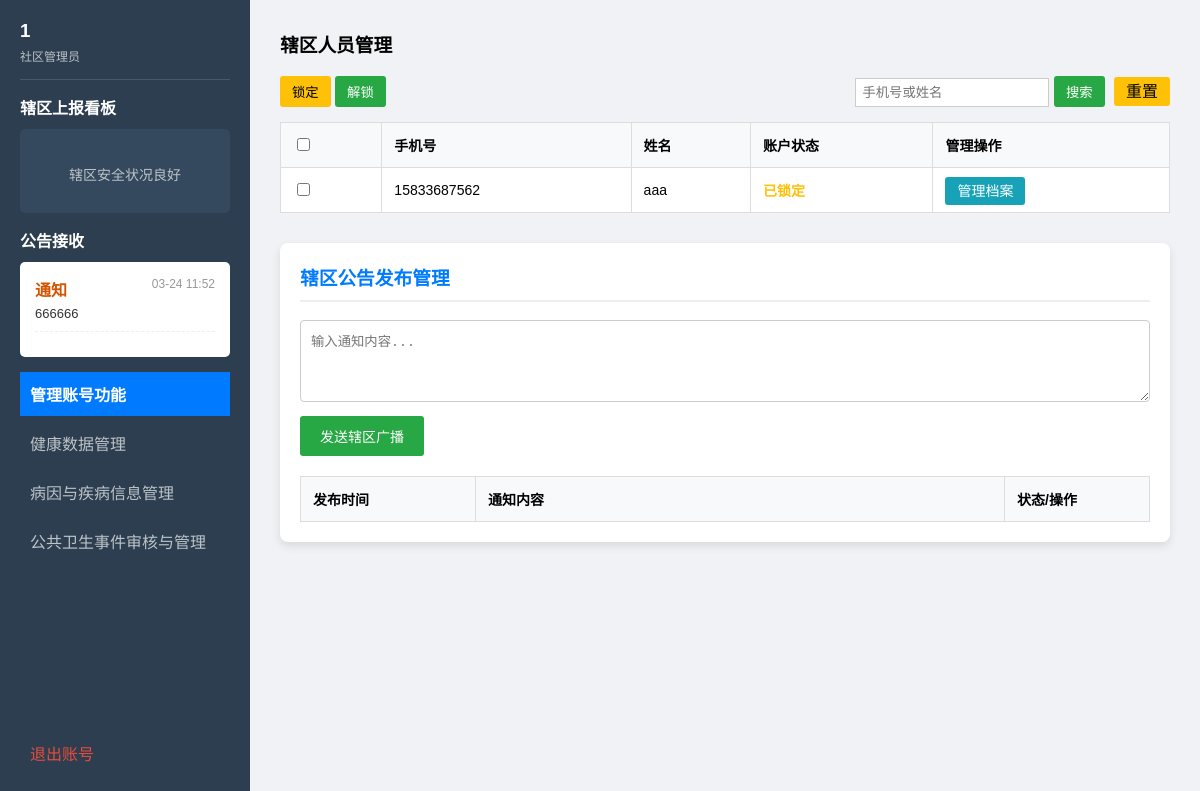
The app's page /sub_admin_dashboard (signed in) with its own data.
### models.py (models this page shows, shortened)
class Admin(db.Model):
    id = db.Column(db.Integer, primary_key=True)
    account = db.Column(db.String(50), unique=True, nullable=False)
    name = db.Column(db.String(50), unique=True, nullable=False)
    password_hash = db.Column(db.String(128), nullable=False)
    phone = db.Column(db.String(20), nullable=True)
    role = db.Column(db.String(20), nullable=False)
    province = db.Column(db.String(50), nullable=True)
    city = db.Column(db.String(50), nullable=True)
    community = db.Column(db.String(100), nullable=True)
    medical_org = db.Column(db.String(100), nullable=True)
    is_frozen = db.Column(db.Boolean, default=False)
    frozen_by_name = db.Column(db.String(50), nullable=True)
    frozen_by_role = db.Column(db.String(20), nullable=True)

class Notice(db.Model):
    id = db.Column(db.Integer, primary_key=True)
    title = db.Column(db.String(100), nullable=False)
    content = db.Column(db.Text, nullable=False)
    target_audience = db.Column(db.String(20), default='all')
    target_province = db.Column(db.String(50), nullable=True)
    target_city = db.Column(db.String(50), nullable=True)
    target_community = db.Column(db.String(100), nullable=True)
    sender_name = db.Column(db.String(50), nullable=True)
    sender_role = db.Column(db.String(20), nullable=True)
    is_pinned = db.Column(db.Boolean, default=False)
    is_locked = db.Column(db.Boolean, default=False)
    create_time = db.Column(db.DateTime, default=datetime.utcnow)
    is_hidden = db.Column(db.Boolean, default=False)

class User(db.Model):
    id = db.Column(db.Integer, primary_key=True)
    phone = db.Column(db.String(20), unique=True, nullable=False)
    password_hash = db.Column(db.String(128), nullable=False)
    name = db.Column(db.String(50), nullable=True)
    gender = db.Column(db.String(10), nullable=True)
    province = db.Column(db.String(50), nullable=True)
    city = db.Column(db.String(50), nullable=True)
    community = db.Column(db.String(100), nullable=True)
    address = db.Column(db.String(200), nullable=True)
    height = db.Column(db.Float, nullable=True)
    weight = db.Column(db.Float, nullable=True)
    blood_type = db.Column(db.String(10), nullable=True)
    is_info_complete = db.Column(db.Boolean, default=False)
    is_frozen = db.Column(db.Boolean, default=False)
    frozen_by_name = db.Column(db.String(50), nullable=True)
    frozen_by_role = db.Column(db.String(20), nullable=True)
    is_locked = db.Column(db.Boolean, default=False)
    locked_by_name = db.Column(db.String(50), nullable=True)
    locked_by_role = db.Column(db.String(20), nullable=True)
    family_members = db.relationship('FamilyMember', backref='user', lazy=True, cascade="all, delete-orphan")
    managers = db.relationship('Admin', secondary=user_admin_m2m, backref=db.backref('managed_users', lazy=True))
    reports = db.relationship('PublicHealthEvent', backref='reporter', lazy=True)

### app.py (the view)
@app.route('/sub_admin_dashboard')
def sub_admin_dashboard():
    if session.get('role') not in ['community', 'medical']: return redirect(url_for('login'))
    admin = db.session.get(Admin, session['admin_id'])
    search = request.args.get('search', '')
    users = [u for u in admin.managed_users if
             search in u.phone or (u.name and search in u.name)] if search else admin.managed_users
    sub_notices = db.session.query(Notice).filter_by(sender_name=admin.name).order_by(Notice.create_time.desc()).all()
    return render_template('admin_sub.html', admin=admin, users=users, sub_notices=sub_notices)

### app.py (called while the page is built)
@app.before_request
def enforce_readonly_lock():
    if request.method == 'POST' and 'user_id' in session:
        allowed_routes = ['logout', 'risk_assessment']
        if request.endpoint in allowed_routes:
            return None
        user = db.session.get(User, session['user_id'])
        if user and user.is_locked:
            flash('您的数据已被锁定，无法进行修改。')
            return redirect(request.referrer or url_for('user_dashboard'))

### templates/admin_sub.html (shortened to what this page needs)
<!DOCTYPE html>
<html lang="zh-CN">
<head>
</head>
<body>
<div class="sidebar">
    <div style="border-bottom: 1px solid #455a64; padding-bottom: 15px; margin-bottom: 15px;">
        <h3 style="margin:0 0 5px 0;">{{ admin.name }}</h3>
        <p style="font-size: 12px; color: #bdc3c7; margin:0;">{{ '医疗机构管理员' if admin.role == 'medical' else '社区管理员' }}</p>
    </div>
    <h4 style="margin: 0 0 10px 0; color: white;">辖区上报看板</h4>
    <div style="background-color: #34495e; padding: 15px; border-radius: 5px; color: white; margin-bottom: 15px;">
        {% if alert_events and alert_events|length > 0 %}
            <div style="background-color: #dc3545; padding: 15px; border-radius: 6px;">
                <h4 style="margin: 0 0 10px 0; color: white;">! 辖区高危预警</h4>
                <p style="margin: 0 0 15px 0; font-size: 13px;">检测到 <strong>{{ alert_events|length }}</strong> 起待处理事件。</p>
                <a href="/admin/event_audit" style="background: white; color: #dc3545; padding: 8px 15px; border-radius: 4px; text-decoration: none; font-weight: bold; font-size: 13px; display: block; text-align: center;">前往审核处理</a>
            </div>
        {% else %}
            <p style="color: #bdc3c7; font-size: 14px; text-align: center; margin-top: 20px;">辖区安全状况良好</p>
        {% endif %}
    </div>
    <h4 style="margin: 0 0 10px 0; color: white;">公告接收</h4>
    <div class="notice-board">
        {% if admin_notices %}
            {% for n in admin_notices %}
                <div style="border-bottom: 1px dashed #eee; padding-bottom: 10px; margin-bottom: 10px;">
                    <strong style="color: #d35400;">{{ n.title }}</strong>
                    <span style="font-size: 12px; color: #999; float: right;">{{ n.create_time.strftime('%m-%d %H:%M') }}</span>
                    <p style="margin: 5px 0 0 0; font-size: 13px;">{{ n.content }}</p>
                </div>
            {% endfor %}
        {% else %}
            <p style="color: #999; font-size: 13px; margin: 0; text-align: center;">暂无公告</p>
        {% endif %}
    </div>
    <div class="module-links" style="flex-grow: 1;">
        <a href="/sub_admin_dashboard" style="background-color: #007bff; color: white; font-weight: bold; display: flex; justify-content: space-between; align-items: center;">
            <span>管理账号功能</span>
        </a>
        <a href="/admin/health_data_select">健康数据管理</a>
        <a href="/admin/disease_manage">病因与疾病信息管理</a>
        <a href="/admin/event_audit">公共卫生事件审核与管理</a>
    </div>
    <div class="module-links"><a href="/logout" style="color: #e74c3c;">退出账号</a></div>
</div>
<div class="main-content">
    <h3 style="margin-top: 0;">辖区人员管理</h3>
    <form id="subBatchForm" method="POST" action="/admin/batch_action">
        <div class="action-bar">
            <div>
                <button type="button" class="btn-sm btn-warning" onclick="submitBatch('subBatchForm', 'lock')">锁定</button>
                <button type="button" class="btn-sm btn-success" onclick="submitBatch('subBatchForm', 'unlock')">解锁</button>
            </div>
            <div>
                <input type="text" name="search" value="{{ request.args.get('search', '') }}" placeholder="手机号或姓名" style="padding: 6px; border: 1px solid #ccc; width:180px;">
                <button type="submit" class="btn-sm btn-success">搜索</button>
                <a href="/sub_admin_dashboard" class="btn-sm btn-warning" style="margin-left:5px;">重置</a>
            </div>
        </div>
        <table>
            <tr>
                <th><input type="checkbox" onclick="let cb=document.querySelectorAll('input[name=ids]'); cb.forEach(c=>c.checked=this.checked);"></th>
                <th>手机号</th>
                <th>姓名</th>
                <th>账户状态</th>
                <th>管理操作</th>
            </tr>
            {% for u in users %}
            <tr>
                <td><input type="checkbox" name="ids" value="{{ u.id }}"></td>
                <td>{{ u.phone }}</td>
                <td>{{ u.name if u.name else '未识别' }}</td>
                <td style="font-weight: bold;">
                    {% if u.is_locked and u.is_frozen %} <span style="color: red;">锁定 / 冻结</span>
                    {% elif u.is_locked %} <span style="color: #ffc107;">已锁定</span>
                    {% elif u.is_frozen %} <span style="color: red;">已冻结</span>
                    {% else %} <span style="color: green;">正常</span>
                    {% endif %}
                </td>
                <td>
                    <a href="/admin/user_detail/{{ u.id }}" class="btn-sm btn-edit">管理档案</a>
                </td>
            </tr>
            {% endfor %}
        </table>
    </form>
    <div class="panel">
        <h3 style="margin-top: 0; color: #007bff; border-bottom: 2px solid #eee; padding-bottom: 10px;">辖区公告发布管理</h3>
        <form method="POST" action="/admin/sub_notice_action" style="margin-bottom: 20px;">
            <div style="margin-bottom: 10px;">
                <textarea name="content" rows="4" style="width: 100%; padding: 10px; border: 1px solid #ccc; border-radius: 4px; box-sizing: border-box;" placeholder="输入通知内容..." required></textarea>
            </div>
            <button type="submit" class="btn-sm btn-success" style="padding: 10px 20px; font-size: 14px;">发送辖区广播</button>
        </form>
        <table style="margin-top: 20px;">
            <tr>
                <th style="width: 150px;">发布时间</th>
                <th>通知内容</th>
                <th style="width: 120px;">状态/操作</th>
            </tr>
        </table>
    </div>
</div>
</body>
</html>

### templates/admin_sub.html (style rules this page uses)
body { margin: 0; font-family: Arial, sans-serif; display: flex; height: 100vh; background-color: #f0f2f5; }
.sidebar { width: 250px; background-color: #2c3e50; color: white; display: flex; flex-direction: column; padding: 20px; box-sizing: border-box; }
.main-content { flex-grow: 1; padding: 30px; overflow-y: auto; }
.action-bar { display: flex; justify-content: space-between; margin-bottom: 15px; }
table { width: 100%; border-collapse: collapse; background: white; }
th, td { border: 1px solid #ddd; padding: 12px; text-align: left; font-size: 14px; }
th { background-color: #f8f9fa; }
.btn-sm { padding: 6px 12px; cursor: pointer; border: none; border-radius: 3px; color: white; text-decoration: none; }
.btn-edit { background-color: #17a2b8; }
.btn-warning { background-color: #ffc107; color: black; }
.btn-success { background-color: #28a745; }
.module-links a { display: block; padding: 10px; color: #bdc3c7; text-decoration: none; margin-bottom: 5px; }
.notice-board { background: #fff; border-radius: 5px; padding: 15px; margin-bottom: 15px; color: #333; overflow-y: auto; max-height: 250px; }
.panel { background: white; padding: 20px; border-radius: 8px; box-shadow: 0 4px 10px rgba(0,0,0,0.1); margin-top: 30px; }

### records on screen
Admin: name "1", role "社区管理员"
Notice: title "通知", create_time "03-24 11:52", content "666666"
User: phone "15833687562", name "aaa", is_locked "已锁定"
